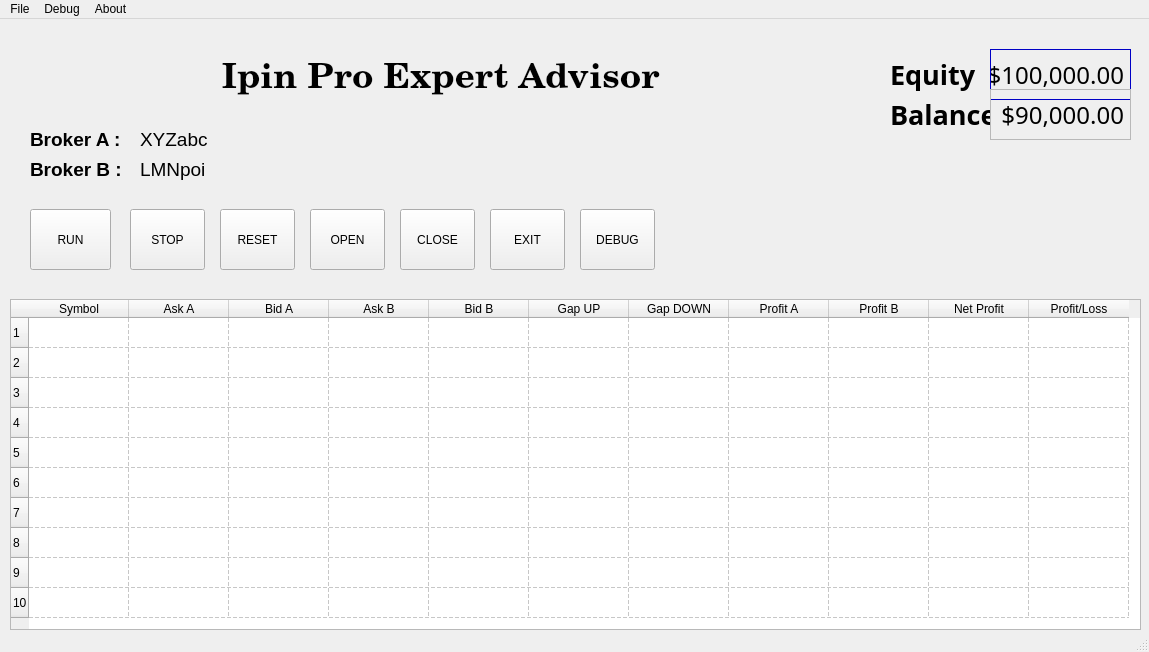
<?xml version="1.0" encoding="UTF-8"?>
<ui version="4.0">
 <class>MainWindow</class>
 <widget class="QMainWindow" name="MainWindow">
  <property name="enabled">
   <bool>true</bool>
  </property>
  <property name="geometry">
   <rect>
    <x>0</x>
    <y>0</y>
    <width>1149</width>
    <height>652</height>
   </rect>
  </property>
  <property name="palette">
   <palette>
    <active>
     <colorrole role="Text">
      <brush brushstyle="SolidPattern">
       <color alpha="255">
        <red>0</red>
        <green>0</green>
        <blue>255</blue>
       </color>
      </brush>
     </colorrole>
    </active>
    <inactive>
     <colorrole role="Text">
      <brush brushstyle="SolidPattern">
       <color alpha="255">
        <red>0</red>
        <green>0</green>
        <blue>255</blue>
       </color>
      </brush>
     </colorrole>
    </inactive>
    <disabled>
     <colorrole role="Text">
      <brush brushstyle="SolidPattern">
       <color alpha="255">
        <red>120</red>
        <green>120</green>
        <blue>120</blue>
       </color>
      </brush>
     </colorrole>
    </disabled>
   </palette>
  </property>
  <property name="windowTitle">
   <string notr="true">Ipin Pro 2019</string>
  </property>
  <property name="animated">
   <bool>true</bool>
  </property>
  <property name="documentMode">
   <bool>false</bool>
  </property>
  <widget class="QWidget" name="centralwidget">
   <widget class="QLabel" name="lblEaName">
    <property name="geometry">
     <rect>
      <x>120</x>
      <y>20</y>
      <width>641</width>
      <height>81</height>
     </rect>
    </property>
    <property name="font">
     <font>
      <family>Century</family>
      <pointsize>26</pointsize>
      <weight>75</weight>
      <bold>true</bold>
     </font>
    </property>
    <property name="text">
     <string>Ipin Pro Expert Advisor</string>
    </property>
    <property name="alignment">
     <set>Qt::AlignCenter</set>
    </property>
   </widget>
   <widget class="QLabel" name="lblBrokerA">
    <property name="geometry">
     <rect>
      <x>30</x>
      <y>110</y>
      <width>101</width>
      <height>21</height>
     </rect>
    </property>
    <property name="font">
     <font>
      <family>Tahoma</family>
      <pointsize>14</pointsize>
      <weight>75</weight>
      <bold>true</bold>
     </font>
    </property>
    <property name="text">
     <string>Broker A :</string>
    </property>
   </widget>
   <widget class="QLabel" name="lblBrokerA_3">
    <property name="geometry">
     <rect>
      <x>30</x>
      <y>140</y>
      <width>101</width>
      <height>21</height>
     </rect>
    </property>
    <property name="font">
     <font>
      <family>Tahoma</family>
      <pointsize>14</pointsize>
      <weight>75</weight>
      <bold>true</bold>
     </font>
    </property>
    <property name="text">
     <string>Broker B :</string>
    </property>
   </widget>
   <widget class="QLabel" name="lblBrokerAName">
    <property name="geometry">
     <rect>
      <x>140</x>
      <y>110</y>
      <width>361</width>
      <height>21</height>
     </rect>
    </property>
    <property name="font">
     <font>
      <family>Tahoma</family>
      <pointsize>14</pointsize>
      <weight>50</weight>
      <bold>false</bold>
     </font>
    </property>
    <property name="text">
     <string>XYZabc</string>
    </property>
   </widget>
   <widget class="QLabel" name="lblBrokerBName">
    <property name="geometry">
     <rect>
      <x>140</x>
      <y>140</y>
      <width>361</width>
      <height>21</height>
     </rect>
    </property>
    <property name="font">
     <font>
      <family>Tahoma</family>
      <pointsize>14</pointsize>
      <weight>50</weight>
      <bold>false</bold>
     </font>
    </property>
    <property name="text">
     <string>LMNpoi</string>
    </property>
   </widget>
   <widget class="QTableWidget" name="tableWidget">
    <property name="enabled">
     <bool>true</bool>
    </property>
    <property name="geometry">
     <rect>
      <x>10</x>
      <y>280</y>
      <width>1131</width>
      <height>331</height>
     </rect>
    </property>
    <property name="sizePolicy">
     <sizepolicy hsizetype="Preferred" vsizetype="Preferred">
      <horstretch>0</horstretch>
      <verstretch>0</verstretch>
     </sizepolicy>
    </property>
    <property name="tabletTracking">
     <bool>true</bool>
    </property>
    <property name="toolTip">
     <string>&lt;html&gt;&lt;head/&gt;&lt;body&gt;&lt;p&gt;Gap 1 = Ask 1 - Bid 2&lt;/p&gt;&lt;p&gt;Gap2 = Ask 2 - Bid 1&lt;/p&gt;&lt;/body&gt;&lt;/html&gt;</string>
    </property>
    <property name="frameShape">
     <enum>QFrame::StyledPanel</enum>
    </property>
    <property name="sizeAdjustPolicy">
     <enum>QAbstractScrollArea::AdjustToContents</enum>
    </property>
    <property name="textElideMode">
     <enum>Qt::ElideRight</enum>
    </property>
    <property name="showGrid">
     <bool>true</bool>
    </property>
    <property name="gridStyle">
     <enum>Qt::DashLine</enum>
    </property>
    <property name="sortingEnabled">
     <bool>true</bool>
    </property>
    <property name="rowCount">
     <number>10</number>
    </property>
    <property name="columnCount">
     <number>11</number>
    </property>
    <attribute name="horizontalHeaderVisible">
     <bool>true</bool>
    </attribute>
    <row/>
    <row/>
    <row/>
    <row/>
    <row/>
    <row/>
    <row/>
    <row/>
    <row/>
    <row/>
    <column>
     <property name="text">
      <string>Symbol</string>
     </property>
    </column>
    <column>
     <property name="text">
      <string>Ask A</string>
     </property>
    </column>
    <column>
     <property name="text">
      <string>Bid A</string>
     </property>
    </column>
    <column>
     <property name="text">
      <string>Ask B</string>
     </property>
    </column>
    <column>
     <property name="text">
      <string>Bid B</string>
     </property>
    </column>
    <column>
     <property name="text">
      <string>Gap UP</string>
     </property>
    </column>
    <column>
     <property name="text">
      <string>Gap DOWN</string>
     </property>
    </column>
    <column>
     <property name="text">
      <string>Profit A</string>
     </property>
    </column>
    <column>
     <property name="text">
      <string>Profit B</string>
     </property>
    </column>
    <column>
     <property name="text">
      <string>Net Profit</string>
     </property>
    </column>
    <column>
     <property name="text">
      <string>Profit/Loss</string>
     </property>
    </column>
   </widget>
   <widget class="QPushButton" name="pbRun">
    <property name="geometry">
     <rect>
      <x>30</x>
      <y>190</y>
      <width>81</width>
      <height>61</height>
     </rect>
    </property>
    <property name="text">
     <string>RUN</string>
    </property>
   </widget>
   <widget class="QPushButton" name="pbStop">
    <property name="geometry">
     <rect>
      <x>130</x>
      <y>190</y>
      <width>75</width>
      <height>61</height>
     </rect>
    </property>
    <property name="text">
     <string>STOP</string>
    </property>
   </widget>
   <widget class="QPushButton" name="pbReset">
    <property name="geometry">
     <rect>
      <x>220</x>
      <y>190</y>
      <width>75</width>
      <height>61</height>
     </rect>
    </property>
    <property name="text">
     <string>RESET</string>
    </property>
   </widget>
   <widget class="QPushButton" name="pbTestOpen">
    <property name="geometry">
     <rect>
      <x>310</x>
      <y>190</y>
      <width>75</width>
      <height>61</height>
     </rect>
    </property>
    <property name="text">
     <string>OPEN</string>
    </property>
   </widget>
   <widget class="QPushButton" name="pbTestClose">
    <property name="geometry">
     <rect>
      <x>400</x>
      <y>190</y>
      <width>75</width>
      <height>61</height>
     </rect>
    </property>
    <property name="text">
     <string>CLOSE</string>
    </property>
   </widget>
   <widget class="QPushButton" name="pbTestExit">
    <property name="geometry">
     <rect>
      <x>490</x>
      <y>190</y>
      <width>75</width>
      <height>61</height>
     </rect>
    </property>
    <property name="text">
     <string>EXIT</string>
    </property>
   </widget>
   <widget class="QPushButton" name="pbDebug">
    <property name="geometry">
     <rect>
      <x>580</x>
      <y>190</y>
      <width>75</width>
      <height>61</height>
     </rect>
    </property>
    <property name="text">
     <string>DEBUG</string>
    </property>
   </widget>
   <widget class="QLabel" name="lbl_equity">
    <property name="geometry">
     <rect>
      <x>990</x>
      <y>30</y>
      <width>141</width>
      <height>51</height>
     </rect>
    </property>
    <property name="palette">
     <palette>
      <active>
       <colorrole role="WindowText">
        <brush brushstyle="SolidPattern">
         <color alpha="255">
          <red>0</red>
          <green>0</green>
          <blue>0</blue>
         </color>
        </brush>
       </colorrole>
       <colorrole role="Button">
        <brush brushstyle="SolidPattern">
         <color alpha="255">
          <red>0</red>
          <green>0</green>
          <blue>255</blue>
         </color>
        </brush>
       </colorrole>
       <colorrole role="Light">
        <brush brushstyle="SolidPattern">
         <color alpha="255">
          <red>127</red>
          <green>127</green>
          <blue>255</blue>
         </color>
        </brush>
       </colorrole>
       <colorrole role="Midlight">
        <brush brushstyle="SolidPattern">
         <color alpha="255">
          <red>63</red>
          <green>63</green>
          <blue>255</blue>
         </color>
        </brush>
       </colorrole>
       <colorrole role="Dark">
        <brush brushstyle="SolidPattern">
         <color alpha="255">
          <red>0</red>
          <green>0</green>
          <blue>127</blue>
         </color>
        </brush>
       </colorrole>
       <colorrole role="Mid">
        <brush brushstyle="SolidPattern">
         <color alpha="255">
          <red>0</red>
          <green>0</green>
          <blue>170</blue>
         </color>
        </brush>
       </colorrole>
       <colorrole role="Text">
        <brush brushstyle="SolidPattern">
         <color alpha="255">
          <red>0</red>
          <green>0</green>
          <blue>0</blue>
         </color>
        </brush>
       </colorrole>
       <colorrole role="BrightText">
        <brush brushstyle="SolidPattern">
         <color alpha="255">
          <red>255</red>
          <green>255</green>
          <blue>255</blue>
         </color>
        </brush>
       </colorrole>
       <colorrole role="ButtonText">
        <brush brushstyle="SolidPattern">
         <color alpha="255">
          <red>0</red>
          <green>0</green>
          <blue>0</blue>
         </color>
        </brush>
       </colorrole>
       <colorrole role="Base">
        <brush brushstyle="SolidPattern">
         <color alpha="255">
          <red>255</red>
          <green>255</green>
          <blue>255</blue>
         </color>
        </brush>
       </colorrole>
       <colorrole role="Window">
        <brush brushstyle="SolidPattern">
         <color alpha="255">
          <red>0</red>
          <green>0</green>
          <blue>255</blue>
         </color>
        </brush>
       </colorrole>
       <colorrole role="Shadow">
        <brush brushstyle="SolidPattern">
         <color alpha="255">
          <red>0</red>
          <green>0</green>
          <blue>0</blue>
         </color>
        </brush>
       </colorrole>
       <colorrole role="AlternateBase">
        <brush brushstyle="SolidPattern">
         <color alpha="255">
          <red>127</red>
          <green>127</green>
          <blue>255</blue>
         </color>
        </brush>
       </colorrole>
       <colorrole role="ToolTipBase">
        <brush brushstyle="SolidPattern">
         <color alpha="255">
          <red>255</red>
          <green>255</green>
          <blue>220</blue>
         </color>
        </brush>
       </colorrole>
       <colorrole role="ToolTipText">
        <brush brushstyle="SolidPattern">
         <color alpha="255">
          <red>0</red>
          <green>0</green>
          <blue>0</blue>
         </color>
        </brush>
       </colorrole>
      </active>
      <inactive>
       <colorrole role="WindowText">
        <brush brushstyle="SolidPattern">
         <color alpha="255">
          <red>0</red>
          <green>0</green>
          <blue>0</blue>
         </color>
        </brush>
       </colorrole>
       <colorrole role="Button">
        <brush brushstyle="SolidPattern">
         <color alpha="255">
          <red>0</red>
          <green>0</green>
          <blue>255</blue>
         </color>
        </brush>
       </colorrole>
       <colorrole role="Light">
        <brush brushstyle="SolidPattern">
         <color alpha="255">
          <red>127</red>
          <green>127</green>
          <blue>255</blue>
         </color>
        </brush>
       </colorrole>
       <colorrole role="Midlight">
        <brush brushstyle="SolidPattern">
         <color alpha="255">
          <red>63</red>
          <green>63</green>
          <blue>255</blue>
         </color>
        </brush>
       </colorrole>
       <colorrole role="Dark">
        <brush brushstyle="SolidPattern">
         <color alpha="255">
          <red>0</red>
          <green>0</green>
          <blue>127</blue>
         </color>
        </brush>
       </colorrole>
       <colorrole role="Mid">
        <brush brushstyle="SolidPattern">
         <color alpha="255">
          <red>0</red>
          <green>0</green>
          <blue>170</blue>
         </color>
        </brush>
       </colorrole>
       <colorrole role="Text">
        <brush brushstyle="SolidPattern">
         <color alpha="255">
          <red>0</red>
          <green>0</green>
          <blue>0</blue>
         </color>
        </brush>
       </colorrole>
       <colorrole role="BrightText">
        <brush brushstyle="SolidPattern">
         <color alpha="255">
          <red>255</red>
          <green>255</green>
          <blue>255</blue>
         </color>
        </brush>
       </colorrole>
       <colorrole role="ButtonText">
        <brush brushstyle="SolidPattern">
         <color alpha="255">
          <red>0</red>
          <green>0</green>
          <blue>0</blue>
         </color>
        </brush>
       </colorrole>
       <colorrole role="Base">
        <brush brushstyle="SolidPattern">
         <color alpha="255">
          <red>255</red>
          <green>255</green>
          <blue>255</blue>
         </color>
        </brush>
       </colorrole>
       <colorrole role="Window">
        <brush brushstyle="SolidPattern">
         <color alpha="255">
          <red>0</red>
          <green>0</green>
          <blue>255</blue>
         </color>
        </brush>
       </colorrole>
       <colorrole role="Shadow">
        <brush brushstyle="SolidPattern">
         <color alpha="255">
          <red>0</red>
          <green>0</green>
          <blue>0</blue>
         </color>
        </brush>
       </colorrole>
       <colorrole role="AlternateBase">
        <brush brushstyle="SolidPattern">
         <color alpha="255">
          <red>127</red>
          <green>127</green>
          <blue>255</blue>
         </color>
        </brush>
       </colorrole>
       <colorrole role="ToolTipBase">
        <brush brushstyle="SolidPattern">
         <color alpha="255">
          <red>255</red>
          <green>255</green>
          <blue>220</blue>
         </color>
        </brush>
       </colorrole>
       <colorrole role="ToolTipText">
        <brush brushstyle="SolidPattern">
         <color alpha="255">
          <red>0</red>
          <green>0</green>
          <blue>0</blue>
         </color>
        </brush>
       </colorrole>
      </inactive>
      <disabled>
       <colorrole role="WindowText">
        <brush brushstyle="SolidPattern">
         <color alpha="255">
          <red>0</red>
          <green>0</green>
          <blue>127</blue>
         </color>
        </brush>
       </colorrole>
       <colorrole role="Button">
        <brush brushstyle="SolidPattern">
         <color alpha="255">
          <red>0</red>
          <green>0</green>
          <blue>255</blue>
         </color>
        </brush>
       </colorrole>
       <colorrole role="Light">
        <brush brushstyle="SolidPattern">
         <color alpha="255">
          <red>127</red>
          <green>127</green>
          <blue>255</blue>
         </color>
        </brush>
       </colorrole>
       <colorrole role="Midlight">
        <brush brushstyle="SolidPattern">
         <color alpha="255">
          <red>63</red>
          <green>63</green>
          <blue>255</blue>
         </color>
        </brush>
       </colorrole>
       <colorrole role="Dark">
        <brush brushstyle="SolidPattern">
         <color alpha="255">
          <red>0</red>
          <green>0</green>
          <blue>127</blue>
         </color>
        </brush>
       </colorrole>
       <colorrole role="Mid">
        <brush brushstyle="SolidPattern">
         <color alpha="255">
          <red>0</red>
          <green>0</green>
          <blue>170</blue>
         </color>
        </brush>
       </colorrole>
       <colorrole role="Text">
        <brush brushstyle="SolidPattern">
         <color alpha="255">
          <red>0</red>
          <green>0</green>
          <blue>127</blue>
         </color>
        </brush>
       </colorrole>
       <colorrole role="BrightText">
        <brush brushstyle="SolidPattern">
         <color alpha="255">
          <red>255</red>
          <green>255</green>
          <blue>255</blue>
         </color>
        </brush>
       </colorrole>
       <colorrole role="ButtonText">
        <brush brushstyle="SolidPattern">
         <color alpha="255">
          <red>0</red>
          <green>0</green>
          <blue>127</blue>
         </color>
        </brush>
       </colorrole>
       <colorrole role="Base">
        <brush brushstyle="SolidPattern">
         <color alpha="255">
          <red>0</red>
          <green>0</green>
          <blue>255</blue>
         </color>
        </brush>
       </colorrole>
       <colorrole role="Window">
        <brush brushstyle="SolidPattern">
         <color alpha="255">
          <red>0</red>
          <green>0</green>
          <blue>255</blue>
         </color>
        </brush>
       </colorrole>
       <colorrole role="Shadow">
        <brush brushstyle="SolidPattern">
         <color alpha="255">
          <red>0</red>
          <green>0</green>
          <blue>0</blue>
         </color>
        </brush>
       </colorrole>
       <colorrole role="AlternateBase">
        <brush brushstyle="SolidPattern">
         <color alpha="255">
          <red>0</red>
          <green>0</green>
          <blue>255</blue>
         </color>
        </brush>
       </colorrole>
       <colorrole role="ToolTipBase">
        <brush brushstyle="SolidPattern">
         <color alpha="255">
          <red>255</red>
          <green>255</green>
          <blue>220</blue>
         </color>
        </brush>
       </colorrole>
       <colorrole role="ToolTipText">
        <brush brushstyle="SolidPattern">
         <color alpha="255">
          <red>0</red>
          <green>0</green>
          <blue>0</blue>
         </color>
        </brush>
       </colorrole>
      </disabled>
     </palette>
    </property>
    <property name="font">
     <font>
      <family>MS PMincho</family>
      <pointsize>18</pointsize>
      <weight>50</weight>
      <bold>false</bold>
     </font>
    </property>
    <property name="frameShape">
     <enum>QFrame::StyledPanel</enum>
    </property>
    <property name="frameShadow">
     <enum>QFrame::Raised</enum>
    </property>
    <property name="text">
     <string>$100,000.00</string>
    </property>
    <property name="alignment">
     <set>Qt::AlignRight|Qt::AlignTrailing|Qt::AlignVCenter</set>
    </property>
   </widget>
   <widget class="QLabel" name="label_2">
    <property name="geometry">
     <rect>
      <x>890</x>
      <y>30</y>
      <width>101</width>
      <height>51</height>
     </rect>
    </property>
    <property name="font">
     <font>
      <family>MS PMincho</family>
      <pointsize>20</pointsize>
      <weight>75</weight>
      <bold>true</bold>
     </font>
    </property>
    <property name="text">
     <string>Equity</string>
    </property>
   </widget>
   <widget class="QLabel" name="label_3">
    <property name="geometry">
     <rect>
      <x>890</x>
      <y>70</y>
      <width>101</width>
      <height>51</height>
     </rect>
    </property>
    <property name="font">
     <font>
      <family>MS PMincho</family>
      <pointsize>20</pointsize>
      <weight>75</weight>
      <bold>true</bold>
     </font>
    </property>
    <property name="text">
     <string>Balance</string>
    </property>
   </widget>
   <widget class="QLabel" name="lbl_balance">
    <property name="geometry">
     <rect>
      <x>990</x>
      <y>70</y>
      <width>141</width>
      <height>51</height>
     </rect>
    </property>
    <property name="font">
     <font>
      <family>MS PMincho</family>
      <pointsize>18</pointsize>
     </font>
    </property>
    <property name="frameShape">
     <enum>QFrame::StyledPanel</enum>
    </property>
    <property name="frameShadow">
     <enum>QFrame::Raised</enum>
    </property>
    <property name="text">
     <string>$90,000.00</string>
    </property>
    <property name="alignment">
     <set>Qt::AlignRight|Qt::AlignTrailing|Qt::AlignVCenter</set>
    </property>
   </widget>
  </widget>
  <widget class="QMenuBar" name="menubar">
   <property name="geometry">
    <rect>
     <x>0</x>
     <y>0</y>
     <width>1149</width>
     <height>21</height>
    </rect>
   </property>
   <widget class="QMenu" name="menuFile">
    <property name="title">
     <string>File</string>
    </property>
    <addaction name="actionOpen"/>
    <addaction name="actionSetting"/>
   </widget>
   <widget class="QMenu" name="menuDebug">
    <property name="title">
     <string>Debug</string>
    </property>
   </widget>
   <widget class="QMenu" name="menuAbout">
    <property name="title">
     <string>About</string>
    </property>
   </widget>
   <addaction name="menuFile"/>
   <addaction name="menuDebug"/>
   <addaction name="menuAbout"/>
  </widget>
  <widget class="QStatusBar" name="statusbar"/>
  <action name="actionOpen">
   <property name="text">
    <string>Open</string>
   </property>
  </action>
  <action name="actionSetting">
   <property name="text">
    <string>Setting</string>
   </property>
  </action>
 </widget>
 <resources/>
 <connections/>
</ui>
